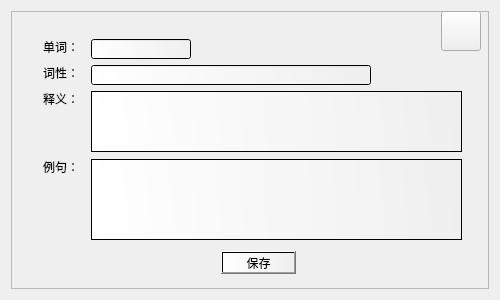
<?xml version="1.0" encoding="UTF-8"?>
<ui version="4.0">
 <class>Attribute</class>
 <widget class="QDialog" name="Attribute">
  <property name="geometry">
   <rect>
    <x>0</x>
    <y>0</y>
    <width>500</width>
    <height>300</height>
   </rect>
  </property>
  <property name="windowTitle">
   <string>单词属性</string>
  </property>
  <layout class="QGridLayout" name="gridLayout">
   <item row="0" column="0">
    <widget class="QFrame" name="frame">
     <property name="styleSheet">
      <string notr="true">border-image: url();
border-image: url(:/new/pictures/pictures/10.png);</string>
     </property>
     <property name="frameShape">
      <enum>QFrame::StyledPanel</enum>
     </property>
     <property name="frameShadow">
      <enum>QFrame::Raised</enum>
     </property>
     <widget class="QLabel" name="label">
      <property name="geometry">
       <rect>
        <x>32</x>
        <y>28</y>
        <width>42</width>
        <height>16</height>
       </rect>
      </property>
      <property name="styleSheet">
       <string notr="true">border-image: url();
font: 10pt &quot;黑体&quot;;</string>
      </property>
      <property name="text">
       <string>单词：</string>
      </property>
     </widget>
     <widget class="QLineEdit" name="lineEdit">
      <property name="geometry">
       <rect>
        <x>80</x>
        <y>28</y>
        <width>100</width>
        <height>20</height>
       </rect>
      </property>
      <property name="styleSheet">
       <string notr="true">border-image: url();
background-color: qlineargradient(spread:pad, x1:1, y1:0.5, x2:0, y2:0.517, stop:0 rgba(171, 128, 83, 0), stop:1 rgba(255, 255, 255, 255));</string>
      </property>
      <property name="text">
       <string/>
      </property>
     </widget>
     <widget class="QLabel" name="label_2">
      <property name="geometry">
       <rect>
        <x>32</x>
        <y>54</y>
        <width>42</width>
        <height>16</height>
       </rect>
      </property>
      <property name="styleSheet">
       <string notr="true">border-image: url();
font: 10pt &quot;黑体&quot;;</string>
      </property>
      <property name="text">
       <string>词性：</string>
      </property>
     </widget>
     <widget class="QLabel" name="label_3">
      <property name="geometry">
       <rect>
        <x>32</x>
        <y>80</y>
        <width>42</width>
        <height>16</height>
       </rect>
      </property>
      <property name="styleSheet">
       <string notr="true">border-image: url();
font: 10pt &quot;黑体&quot;;</string>
      </property>
      <property name="text">
       <string>释义：</string>
      </property>
     </widget>
     <widget class="QTextEdit" name="textEdit">
      <property name="geometry">
       <rect>
        <x>80</x>
        <y>80</y>
        <width>371</width>
        <height>61</height>
       </rect>
      </property>
      <property name="styleSheet">
       <string notr="true">border-image: url();
background-color: qlineargradient(spread:pad, x1:1, y1:0.5, x2:0, y2:0.517, stop:0 rgba(171, 128, 83, 0), stop:1 rgba(255, 255, 255, 255));</string>
      </property>
     </widget>
     <widget class="QLabel" name="label_4">
      <property name="geometry">
       <rect>
        <x>32</x>
        <y>148</y>
        <width>42</width>
        <height>16</height>
       </rect>
      </property>
      <property name="styleSheet">
       <string notr="true">border-image: url();
font: 10pt &quot;黑体&quot;;</string>
      </property>
      <property name="text">
       <string>例句：</string>
      </property>
     </widget>
     <widget class="QTextEdit" name="textEdit_2">
      <property name="geometry">
       <rect>
        <x>80</x>
        <y>148</y>
        <width>371</width>
        <height>81</height>
       </rect>
      </property>
      <property name="styleSheet">
       <string notr="true">border-image: url();
background-color: qlineargradient(spread:pad, x1:1, y1:0.5, x2:0, y2:0.517, stop:0 rgba(171, 128, 83, 0), stop:1 rgba(255, 255, 255, 255));</string>
      </property>
      <property name="html">
       <string>&lt;!DOCTYPE HTML PUBLIC &quot;-//W3C//DTD HTML 4.0//EN&quot; &quot;http://www.w3.org/TR/REC-html40/strict.dtd&quot;&gt;
&lt;html&gt;&lt;head&gt;&lt;meta name=&quot;qrichtext&quot; content=&quot;1&quot; /&gt;&lt;style type=&quot;text/css&quot;&gt;
p, li { white-space: pre-wrap; }
&lt;/style&gt;&lt;/head&gt;&lt;body style=&quot; font-family:'SimSun'; font-size:9pt; font-weight:400; font-style:normal;&quot;&gt;
&lt;p style=&quot;-qt-paragraph-type:empty; margin-top:0px; margin-bottom:0px; margin-left:0px; margin-right:0px; -qt-block-indent:0; text-indent:0px;&quot;&gt;&lt;br /&gt;&lt;/p&gt;&lt;/body&gt;&lt;/html&gt;</string>
      </property>
     </widget>
     <widget class="QPushButton" name="pushButton">
      <property name="geometry">
       <rect>
        <x>210</x>
        <y>240</y>
        <width>75</width>
        <height>23</height>
       </rect>
      </property>
      <property name="sizePolicy">
       <sizepolicy hsizetype="Fixed" vsizetype="Fixed">
        <horstretch>0</horstretch>
        <verstretch>0</verstretch>
       </sizepolicy>
      </property>
      <property name="styleSheet">
       <string notr="true">border-image: url();
font: 11pt &quot;方正姚体&quot;;
background-color: qlineargradient(spread:pad, x1:1, y1:0.5, x2:0, y2:0.517, stop:0 rgba(171, 128, 83, 0), stop:1 rgba(255, 255, 255, 255));</string>
      </property>
      <property name="text">
       <string>保存</string>
      </property>
     </widget>
     <widget class="QLineEdit" name="lineEdit_2">
      <property name="geometry">
       <rect>
        <x>80</x>
        <y>54</y>
        <width>280</width>
        <height>20</height>
       </rect>
      </property>
      <property name="styleSheet">
       <string notr="true">border-image: url();
background-color: qlineargradient(spread:pad, x1:1, y1:0.5, x2:0, y2:0.517, stop:0 rgba(171, 128, 83, 0), stop:1 rgba(255, 255, 255, 255));</string>
      </property>
      <property name="text">
       <string/>
      </property>
     </widget>
     <widget class="QPushButton" name="pushButton_3">
      <property name="geometry">
       <rect>
        <x>430</x>
        <y>0</y>
        <width>40</width>
        <height>40</height>
       </rect>
      </property>
      <property name="styleSheet">
       <string notr="true">border-image: url();
border-image: url(:/new/pictures/pictures/14.png);
</string>
      </property>
      <property name="text">
       <string/>
      </property>
     </widget>
    </widget>
   </item>
  </layout>
 </widget>
 <tabstops>
  <tabstop>lineEdit</tabstop>
  <tabstop>lineEdit_2</tabstop>
  <tabstop>textEdit</tabstop>
  <tabstop>textEdit_2</tabstop>
  <tabstop>pushButton</tabstop>
 </tabstops>
 <resources/>
 <connections>
  <connection>
   <sender>pushButton_3</sender>
   <signal>clicked()</signal>
   <receiver>Attribute</receiver>
   <slot>close()</slot>
   <hints>
    <hint type="sourcelabel">
     <x>461</x>
     <y>27</y>
    </hint>
    <hint type="destinationlabel">
     <x>503</x>
     <y>32</y>
    </hint>
   </hints>
  </connection>
 </connections>
</ui>
